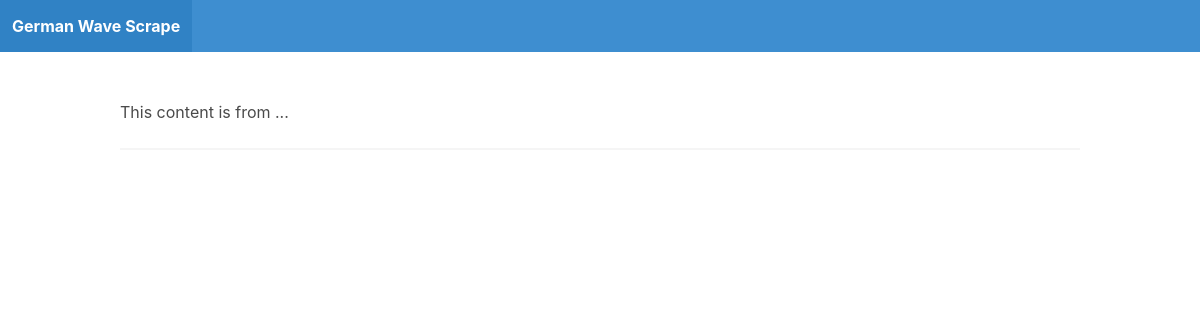
Before: / with the older database file.
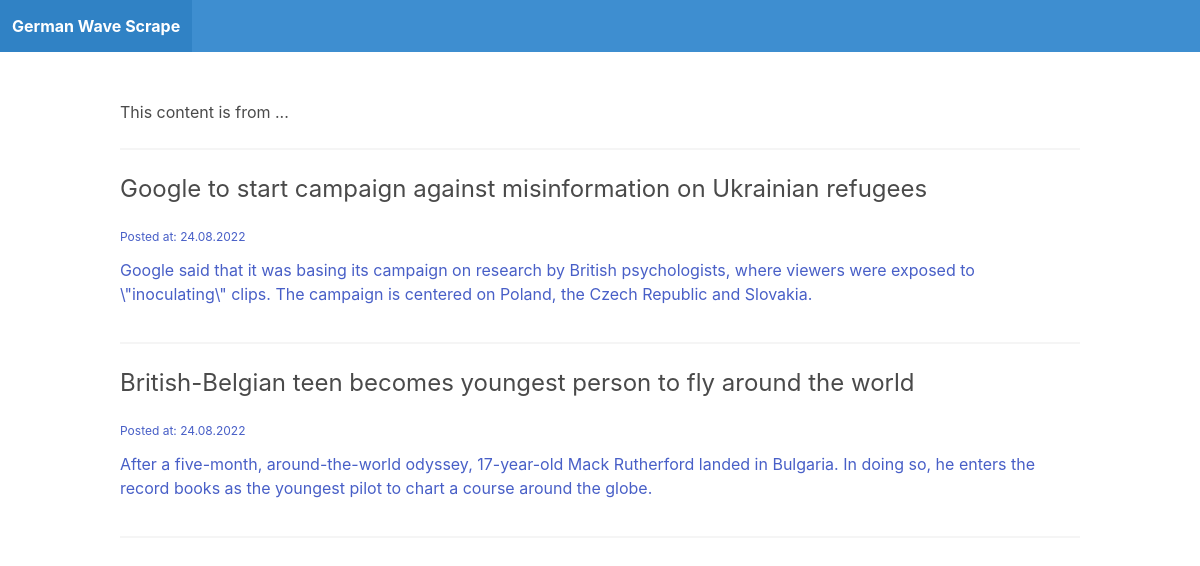
After: the same page with the newer database file.
### webscrap_dw_app/models.py (models this page shows, shortened)
class News(models.Model):
  title = models.CharField(max_length=200)
  link = models.URLField(max_length=200)
  description = models.TextField()
  published_date = models.CharField(max_length=50)

### webscrap_dw_app/views.py (the view)
# urls.py: path('', views.news_list, name='news'),
def news_list(request):
	news = News.objects.all()
	return render(request, 'news.html', {'news': news})

### webscrap_dw_app/templates/news.html
{% extends 'index.html' %}
{% block content %}
    {% for n in news %}
        <div class="post block">
            <a href="{{ n.link }}" target="_blank">
                <h2 class="subtitle is-4">{{ n.title }}</h2>
                <p style="font-size: 12px">Posted at: {{ n.published_date }}</p>
                <p class="py-3">{{ n.description }}</p>
            </a>
        </div>
        <hr/>
    {% endfor %}
{% endblock %}

### webscrap_dw_app/templates/index.html (shortened to what this page needs)
<!DOCTYPE html>
<html lang="en">
<head>
    <link rel="stylesheet" href="https://cdn.jsdelivr.net/npm/bulma@0.9.1/css/bulma.min.css" >
</head>
<body>
    <nav class="navbar is-info">
        <div class="navbar-brand">
            <a href="/" class="navbar-item"><strong>German Wave Scrape</strong></a>
        </div>
    </nav>
    <section class="section">
        <div class="container">
            <div class="block">
                This content is from ...
            </div>
            <hr>
            {% block content %}
            {% endblock %}
        </div>
    </section>
</body>
</html>

Changed rows visible on the page:
added News: title "Google to start campaign against misinformation on Ukrainian refugees", published_date "24.08.2022", description "Google said that it was basing its campaign on research by British psychologists, where viewers were exposed to \\\"inoculating\\\" clips. The campaign is centered on Poland, the Czech Republic and Slovakia."
added News: title "British-Belgian teen becomes youngest person to fly around the world", published_date "24.08.2022", description "After a five-month, around-the-world odyssey, 17-year-old Mack Rutherford landed in Bulgaria. In doing so, he enters the record books as the youngest pilot to chart a course around the globe."
